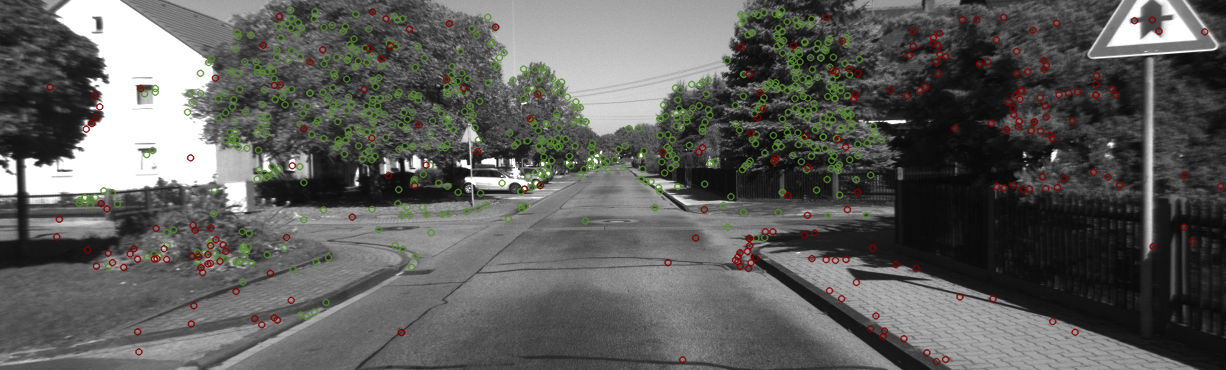
#> input picture VAN_ex/code/img0_left_supporters.png, 1226 x 370 px, given in place of 000000.png, which was not available
$ python ex1.py
#> lines starting #> are read from the running program, lines starting #| are printed output that depends on the picture; pictures that were not available may be replaced by others from this repository, and a replacement may not be noted
import os
import sys
import matplotlib.pyplot as plt
import numpy as np
import cv2 as cv

sys.path.append("C:\\Users\\Miryam\\SLAM")

DATA_PATH = r'C:\\Users\\Miryam\\SLAM\\VAN_ex\\dataset\\sequences\\05\\'
OUTPUT_DIR = 'results\\ex1\\'
SIGNIFICANCE_TST_RATIO = 0.7

os.makedirs(OUTPUT_DIR, exist_ok=True)


def read_images(idx):
    """
    Get index of picture from the data set and read them
    :param idx: index
    :return: left and right cameras photos
    """
    img_name = '{:06d}.png'.format(idx)
    img1 = cv.imread(DATA_PATH + 'image_0\\' + img_name, 0)
    img2 = cv.imread(DATA_PATH + 'image_1\\' + img_name, 0)
    return img1, img2


def detect_and_compute(img1, img2):
    """
    Call CV algorithms sift to detect and compute features in right and left pictures
    :param img1:
    :param img2:
    :return: key points and descriptors for right & left images
    """
    sift = cv.SIFT_create()
    kp1, des1 = sift.detectAndCompute(img1, None)
    kp2, des2 = sift.detectAndCompute(img2, None)
    return kp1, des1, kp2, des2


def show_key_points(img1, kp1, img2, kp2):
    """
    For each image (right & left), show the key points on the picture, and save the image with the kp as new image
    :param img1:
    :param kp1:
    :param img2:
    :param kp2:
    :return: right and left images with the key points
    """
    img1 = cv.drawKeypoints(img1, kp1, img1)
    img2 = cv.drawKeypoints(img2, kp2, img2)
    cv.imwrite(OUTPUT_DIR + 'keyPointsImg1.png', img1)
    cv.imwrite(OUTPUT_DIR + 'keyPointsImg2.png', img2)
    plt.imshow(img1), plt.show()
    plt.imshow(img2), plt.show()
    return img1, img2


def find_matches(img1, kp1, des1, img2, kp2, des2):
    """
    Find, for each descriptor in the left image, the closest feature in the right image.
    Present 20 random matches as lines connecting the key-point pixel location on the images pair. T
    :param img1:
    :param kp1:
    :param des1:
    :param img2:
    :param kp2:
    :param des2:
    :return: new image with matches on it
    """
    bf = cv.BFMatcher(cv.NORM_L1, crossCheck=True)
    matches = bf.match(des1, des2)
    img_matches = cv.drawMatches(img1, kp1, img2, kp2, np.random.choice(matches, 20), img2, flags=2)
    cv.imwrite(OUTPUT_DIR + 'matches.png', img_matches)
    plt.imshow(img_matches), plt.show()
    return matches


def significance_test(des1, des2, ratio):
    """
    Test the matches: reject all matches that the ratio between first match and second match is not closegi enough
    :param img1:
    :param kp1:
    :param des1:
    :param img2:
    :param kp2:
    :param des2:
    :param ratio: ratio for the test
    :return: best and fail matches after applying the test
    """
    bf = cv.BFMatcher()
    matches = bf.knnMatch(des1, des2, k=2)
    best_matches, fail_matches = [], []
    for m1, m2 in matches:
        if m1.distance < ratio * m2.distance:
            best_matches.append([m1])
        else:
            fail_matches.append([m1])
    return best_matches, fail_matches


def draw_matches_signi_test(img1, img2, kp1, kp2, matches, output_name):
    img_with_matches = cv.drawMatchesKnn(img1, kp1, img2, kp2,
                                         np.asarray(matches)[np.random.randint(0, len(matches), 20), :], img2,
                                         flags=2)
    cv.imwrite(output_name, img_with_matches)
    plt.imshow(img_with_matches), plt.show()


def ex1_run():

    # 1.1 detect and extract key points
    img1, img2 = read_images(0)
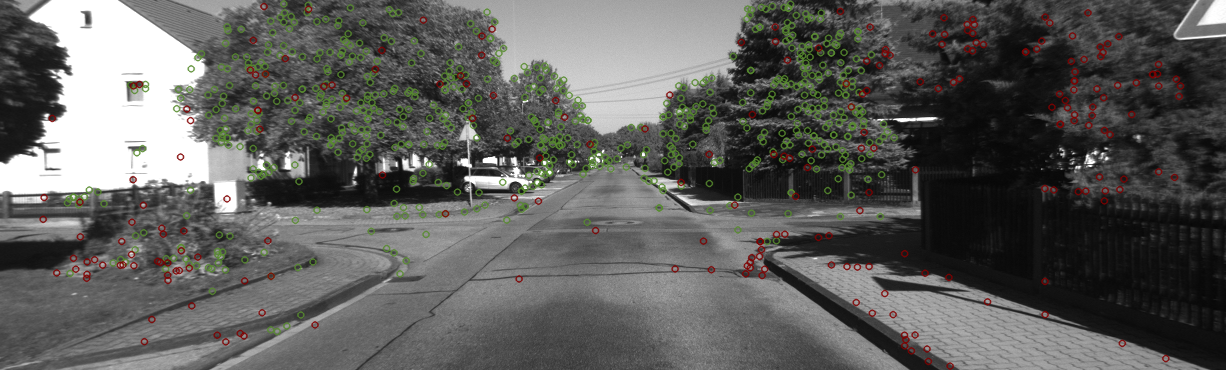
#> input picture VAN_ex/code/img1_left_supporters.png, 1226 x 370 px, given in place of 000000.png, which was not available
#> in read_images, `img2 = cv.imread(DATA_PATH + 'image_1\\' + img_name, 0)`:
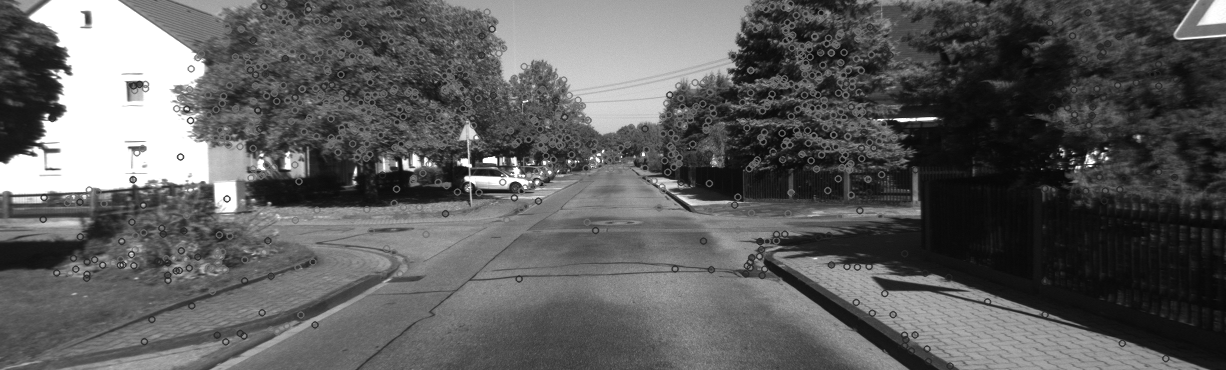
#> img2: shape (370, 1226); min 5, max 255, mean 93.7
    kp1, des1, kp2, des2 = detect_and_compute(img1, img2)
#> in detect_and_compute, `kp1, des1 = sift.detectAndCompute(img1, None)`: kp1 = 3972 keypoints; strongest (x, y, size): (524, 188, 2), (904, 121, 2.7), (463, 163, 5.5), (1054, 155, 4.9)
#> in detect_and_compute, `kp2, des2 = sift.detectAndCompute(img2, None)`: kp2 = 3868 keypoints; strongest (x, y, size): (465, 162, 6.4), (514, 160, 4.3), (47, 115, 2.9), (486, 160, 4.1)
    show_key_points(img1, kp1, img2, kp2)
#> in show_key_points, `img1 = cv.drawKeypoints(img1, kp1, img1)`:
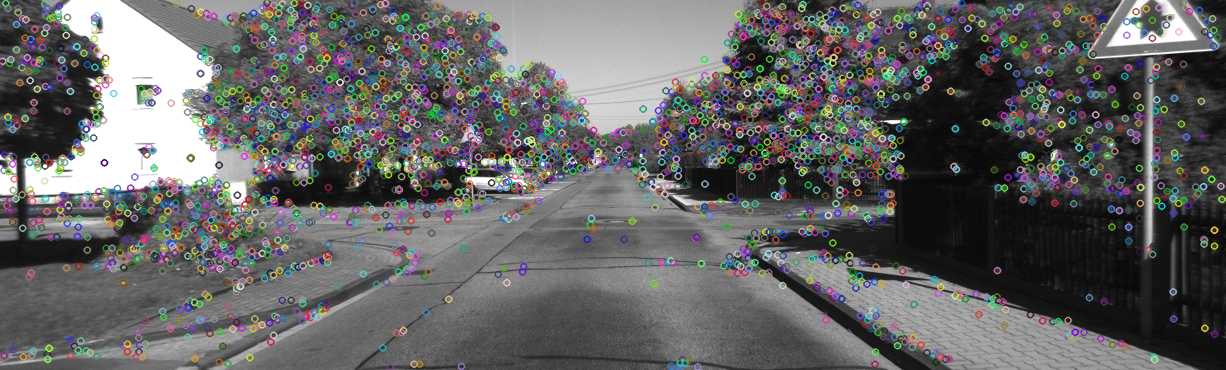
#> img1: shape (370, 1226, 3); mean of channels 0, 1, 2 99.7, 99.8, 99.7; drawn as B, G, R
#> in show_key_points, `img2 = cv.drawKeypoints(img2, kp2, img2)`:
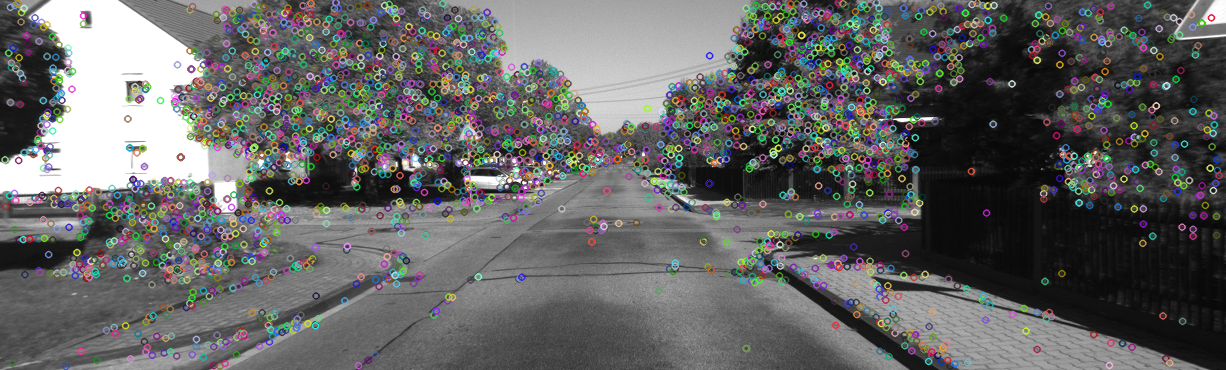
#> img2: shape (370, 1226, 3); mean of channels 0, 1, 2 99.2, 99.8, 99.4; drawn as B, G, R

    # 1.2 print two first descriptors
    print("Descriptors of two first features: ")
    print("img1: ", des1[0], '\n', des1[1])
#> (printed output is left out)
    print("img2: ", des2[0], '\n', des1[2])
#| img2:  [  1.   0.   0.   3.   3.   1.   0.   1. 112.   0.   0.   0.   0.   0.
#|    0.  54. 181.   2.   0.   0.   0.   0.   0. 181.  38.   0.   0.   0.
#|    0.   0.   0.  85.   2.   0.   0.   1.   1.   0.   0.   1. 181.  13.
#|    0.   0.   0.   0.   0.  44. 181.  61.   0.   0.   0.   0.   0.  75.
#|   59.   7.   0.   0.   0.   0.   0.   6.   1.   0.   0.   0.   0.   0.
#|    0.   0.  69.   2.   0.   0.   0.   0.   0. 137. 181.   9.   0.   0.
#|    0.   0.   0. 181.  27.   1.   0.   0.   0.   0.   0.  19.   0.   0.
#|  [ 22.   4.   1.   1.   4.  37.  14.  13. 149.  10.   0.   0.   1.  11.
#|   15.  51. 110.   4.   1.   8. 101.  70.  38.  27. 149.   3.   1.  14.
#|  143.  18.   1.  16.  45.  30.  13.  23.  10.   4.   2.   4. 149.  42.
#|    6.   6.   3.   1.   2.  51. 121.   7.   2.  19. 118.  25.   7.  35.
#|  115.   4.   1.  18. 149.  17.   8.  62.  30.  12.   2.  11.  20.   0.
#> (further printed lines are left out)

    # 1.3 match the two descriptors list
    matches = find_matches(img1, kp1, des1, img2, kp2, des2)
#> in find_matches, `matches = bf.match(des1, des2)`: matches = 1999 matches
#> in find_matches, `img_matches = cv.drawMatches(img1, kp1, img2, kp2, np.random.choice(ma..`:
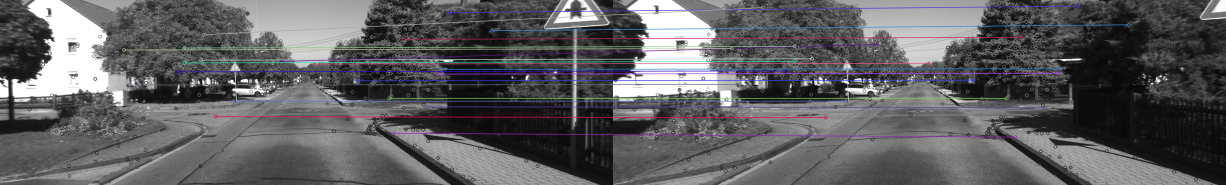
#> img_matches: shape (370, 2452, 3) (shown at 1/2 size); mean of channels 0, 1, 2 96.6, 94.3, 95; drawn as B, G, R
#> matches = 1999 matches

    # 1.4 use significance test to reject matches
    best_matches, fail_matches = significance_test(des1, des2, SIGNIFICANCE_TST_RATIO)
#> in significance_test, `matches = bf.knnMatch(des1, des2, k=2)`: matches = 3972 matches
#> after the loop in significance_test, `for m1, m2 in matches:`: best_matches = 1328 matches; fail_matches = 2644 matches
#> best_matches = 1328 matches; fail_matches = 2644 matches
    draw_matches_signi_test(img1, img2, kp1, kp2, best_matches, OUTPUT_DIR + 'best_matches.png')
#> in draw_matches_signi_test, `img_with_matches = cv.drawMatchesKnn(img1, kp1, img2, kp2, np.asarray(..`:
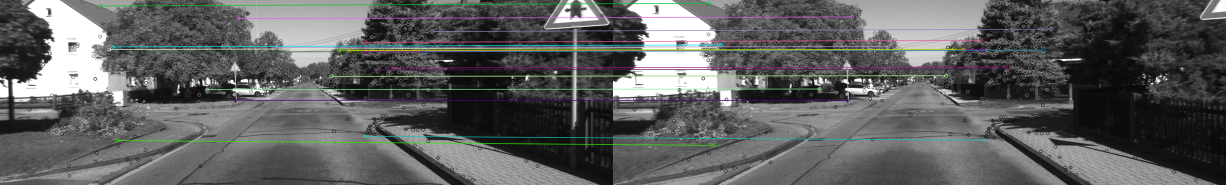
#> img_with_matches: shape (370, 2452, 3) (shown at 1/2 size); mean of channels 0, 1, 2 95.3, 95.6, 94.7; drawn as B, G, R

    # how many matches were discarded?
    print("The number of discarded matches after applying significance test is: ", len(fail_matches))
#| The number of discarded matches after applying significance test is:  2644

    # draw fail matches (to find correct match that failed the significance test)
    draw_matches_signi_test(img1, img2, kp1, kp2, fail_matches, OUTPUT_DIR + 'fail_matches.png')
#> call 2 of draw_matches_signi_test, with output_name = 'results\\ex1\\fail_matches.png'
#> in draw_matches_signi_test (call 2), `img_with_matches = cv.drawMatchesKnn(img1, kp1, img2, kp2, np.asarray(..`:
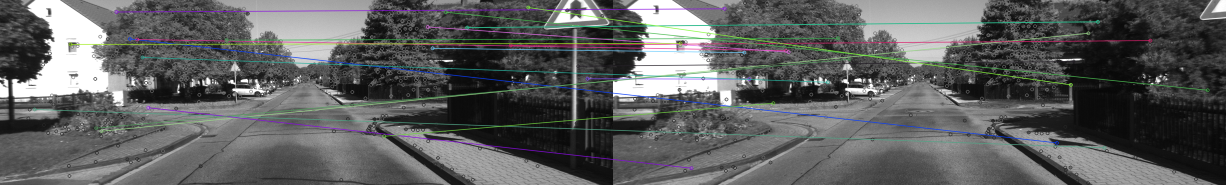
#> img_with_matches: shape (370, 2452, 3) (shown at 1/2 size); mean of channels 0, 1, 2 95.1, 95.2, 94; drawn as B, G, R


if __name__ == '__main__':
    ex1_run()
